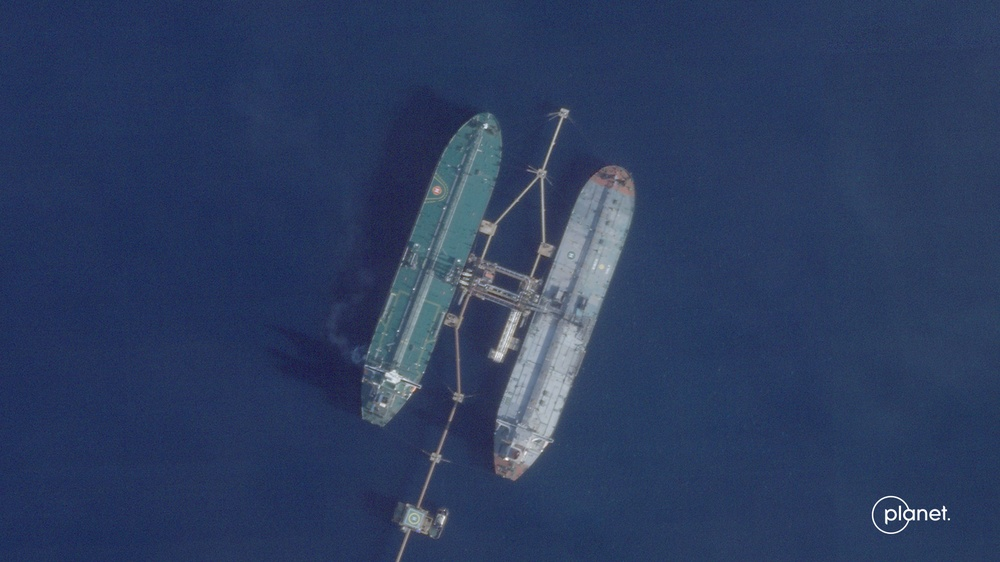
#> input picture src/assets/HAfSz3HbAAA34GM.jpeg, 1000 x 562 px, shrunk from 1920 x 1080 before the run, found by its file name
$ python segment.py
#> lines starting #> are read from the running program, lines starting #| are printed output that depends on the picture; after the words box and inside, x2 and y2 are one past the last pixel; in counts of white or black regions, pixels touching at a corner belong together
import cv2
import numpy as np
import json, os

ASSETS = "/Users/kevinsmith/Desktop/theia-starter-template/src/assets"
OUT = "/Users/kevinsmith/Desktop/theia-starter-template/.sts_mask"

# image file -> (key, expected ship count)
IMAGES = {
    "HAfSz3HbAAA34GM.jpeg": ("count2", 2),
    "sts_raft_3.png": ("count3", 3),
    "sts_raft_4.png": ("count4", 4),
    "sts_raft_5.png": ("count5", 5),
}


def water_distance(img):
    # Estimate water color from a border frame, return per-pixel distance in Lab.
    lab = cv2.cvtColor(img, cv2.COLOR_BGR2LAB).astype(np.float32)
    h, w = img.shape[:2]
    b = max(4, min(h, w) // 40)
    frame = np.concatenate(
        [
            lab[:b, :, :].reshape(-1, 3),
            lab[-b:, :, :].reshape(-1, 3),
            lab[:, :b, :].reshape(-1, 3),
            lab[:, -b:, :].reshape(-1, 3),
        ]
    )
    water = np.median(frame, axis=0)
    dist = np.linalg.norm(lab - water, axis=2)
    return dist


def segment(path, n):
    img = cv2.imread(path)
    h, w = img.shape[:2]
    dist = water_distance(img)
    color = cv2.normalize(dist, None, 0, 255, cv2.NORM_MINMAX)
    # Texture channel: ships carry deck structure (high local variance); open
    # water is smooth. This catches dark hulls that blend into navy water.
    gray = cv2.cvtColor(img, cv2.COLOR_BGR2GRAY).astype(np.float32)
    K = max(3, (w // 80) | 1)
    mean = cv2.blur(gray, (K, K))
    sq = cv2.blur(gray * gray, (K, K))
    std = np.sqrt(np.maximum(sq - mean * mean, 0))
    texture = cv2.normalize(std, None, 0, 255, cv2.NORM_MINMAX)
    # Combine: a pixel is "ship" if it differs in color OR is textured.
    score = cv2.max(color, texture).astype(np.uint8)
    _, mask = cv2.threshold(score, 0, 255, cv2.THRESH_BINARY + cv2.THRESH_OTSU)
    # Clean up ripples/wakes; fill hull interior (decks, shadows).
    k = max(3, min(h, w) // 220) | 1
    mask = cv2.morphologyEx(mask, cv2.MORPH_OPEN, np.ones((k, k), np.uint8), iterations=2)
    mask = cv2.morphologyEx(mask, cv2.MORPH_CLOSE, np.ones((k * 3, k * 3), np.uint8), iterations=2)

    # Flood-fill holes so each hull is a solid blob (dark decks don't punch gaps).
    ff = mask.copy()
    fmask = np.zeros((h + 2, w + 2), np.uint8)
    cv2.floodFill(ff, fmask, (0, 0), 255)
    mask = mask | cv2.bitwise_not(ff)

    debug = img.copy()

    def trace(region):
        cnts, _ = cv2.findContours(region, cv2.RETR_EXTERNAL, cv2.CHAIN_APPROX_SIMPLE)
        if not cnts:
            return None
        c = max(cnts, key=cv2.contourArea)
        if cv2.contourArea(c) < (h * w) * 0.0004:
            return None
        peri = cv2.arcLength(c, True)
        approx = cv2.approxPolyDP(c, 0.005 * peri, True)
        return approx

    polys = []
    if n <= 2:
        # Isolated ships: connected components separate cleanly.
        num, labels, stats, cent = cv2.connectedComponentsWithStats(mask)
        comps = sorted(
            [(stats[i, cv2.CC_STAT_AREA], i, cent[i][0]) for i in range(1, num)],
            reverse=True,
        )[:n]
        comps.sort(key=lambda c: c[2])
        for _, i, _ in comps:
            approx = trace((labels == i).astype(np.uint8) * 255)
            if approx is None:
                continue
            polys.append(approx)
    else:
        # Rafts: hulls touch hull-to-hull along the body (no water between them),
        # so the blob only splays apart at the bows. First drop stray specks
        # (watermarks, wake glints) so the raft's x-extent is clean, then cut n
        # even lanes and trace each — organic bow / stern / outer edges, straight
        # interior seams where hulls abut.
        num, labels, stats, _ = cv2.connectedComponentsWithStats(mask)
        keep = np.zeros_like(mask)
        for i in range(1, num):
            if stats[i, cv2.CC_STAT_AREA] > (h * w) * 0.02:
                keep[labels == i] = 255
        mask = keep if keep.any() else mask
        ys, xs = np.where(mask > 0)
        x_min, x_max = xs.min(), xs.max()
        span = x_max - x_min
        # Evenly space lanes across the raft (guarantees n non-empty lanes since
        # each band contains part of the blob), then nudge each seam to the
        # nearest column-coverage valley (the water gap) within a small window.
        bounds = [x_min]
        for a in range(1, n):
            bounds.append(int(round(x_min + span * a / n)))
        bounds.append(x_max + 1)
        for a in range(n):
            band = np.zeros_like(mask)
            x0, x1 = bounds[a], bounds[a + 1]
            band[:, x0:x1] = mask[:, x0:x1]
            approx = trace(band)
            if approx is None:
                continue
            polys.append(approx)

    out_polys = []
    for approx in polys:
        pts = approx.reshape(-1, 2).astype(float)
        out_polys.append([[round(x / w, 4), round(y / h, 4)] for x, y in pts])
        cv2.drawContours(debug, [approx], -1, (0, 255, 255), 2)

    cv2.imwrite(os.path.join(OUT, f"debug_{os.path.basename(path)}.png"), debug)
    cv2.imwrite(os.path.join(OUT, f"mask_{os.path.basename(path)}.png"), mask)
    return {"w": w, "h": h, "ships": out_polys}


result = {}
for fname, (key, n) in IMAGES.items():
    r = segment(os.path.join(ASSETS, fname), n)
#> in segment, img is the input picture: shape (562, 1000, 3); mean B, G, R 95.2, 61, 45.1
#> in water_distance, `lab = cv2.cvtColor(img, cv2.COLOR_BGR2LAB).astype(np.float32)`:
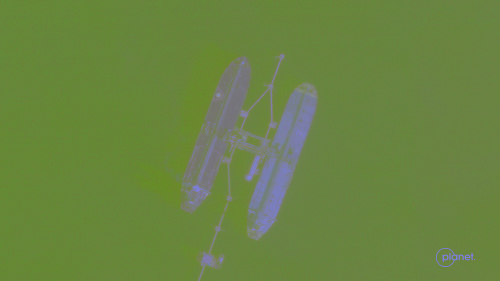
#> lab: shape (562, 1000, 3) float32 (shown at 1/2 size); mean B, G, R 65.9, 132.9, 105.5
#> in water_distance, `water = np.median(frame, axis=0)`: water = [60, 133, 104]
#> in segment, `gray = cv2.cvtColor(img, cv2.COLOR_BGR2GRAY).astype(np.float32)`:
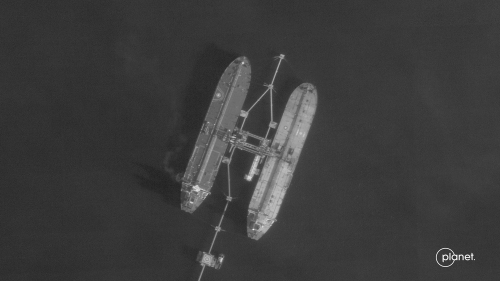
#> gray: shape (562, 1000) float32 (shown at 1/2 size); min 25, max 254, mean 60.1
#> in segment, `score = cv2.max(color, texture).astype(np.uint8)`:
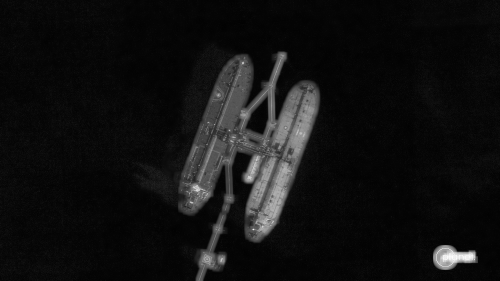
#> score: shape (562, 1000) (shown at 1/2 size); min 1, max 255, mean 17
#> in segment, `_, mask = cv2.threshold(score, 0, 255, cv2.THRESH_BINARY + cv2.THRESH_..`:
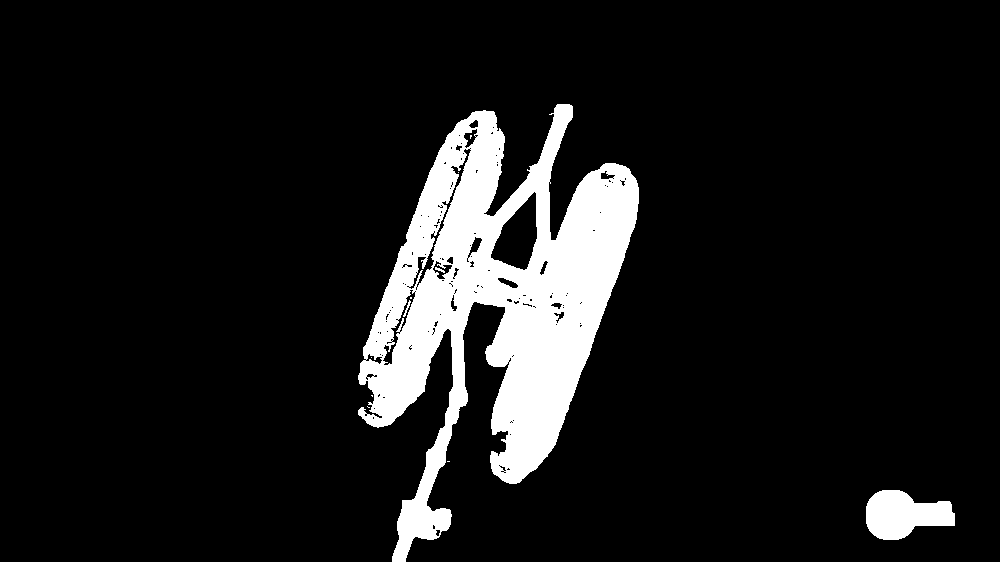
#> mask: shape (562, 1000); 10.1% white; 11 white regions (7 under 20 px), largest, box (x1, y1, x2, y2) and area: (358, 104, 639, 562) 53640, (866, 490, 955, 540) 3024, (403, 300, 411, 317) 36, (435, 267, 445, 273) 26
#> in segment, `cv2.floodFill(ff, fmask, (0, 0), 255)`:
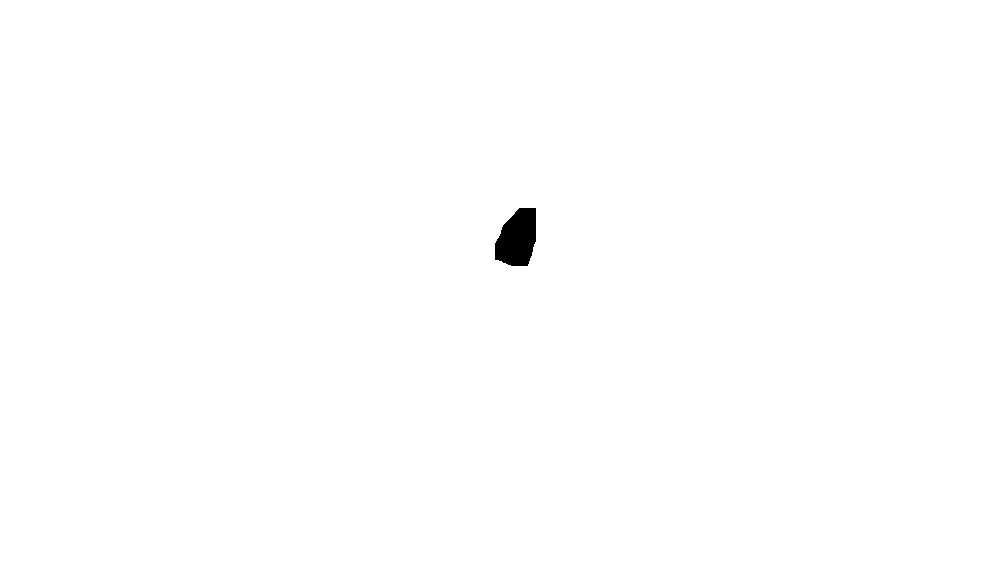
#> ff: shape (562, 1000); 99.7% white; 1 black region, box (x1, y1, x2, y2) and area: (495, 208, 536, 266) 1843
#> in segment, `num, labels, stats, cent = cv2.connectedComponentsWithStats(mask)`:
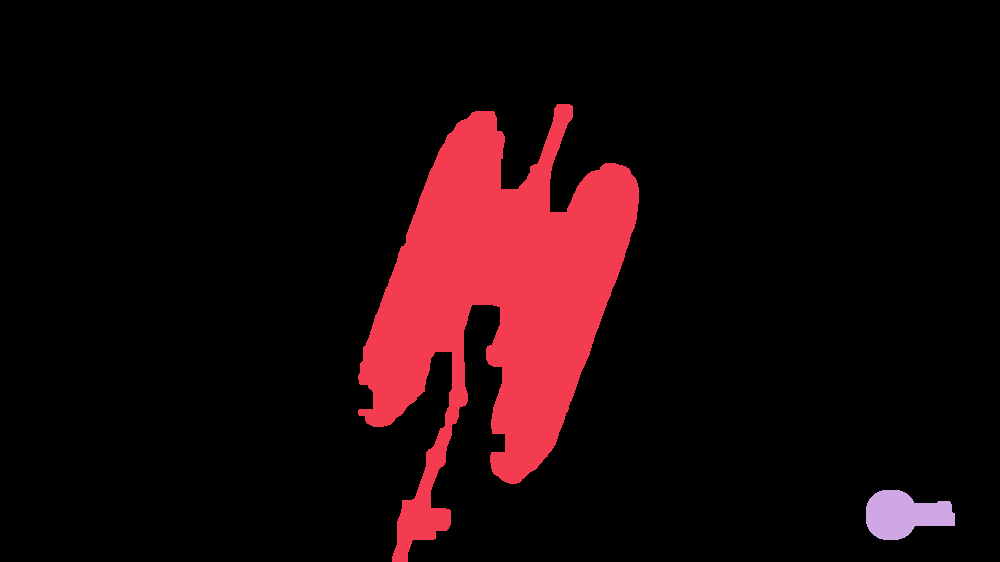
#> labels: shape (562, 1000) int32; 3 distinct labels, from 0 to 2; one colour per label, 0 black
#> in segment, `num, labels, stats, cent = cv2.connectedComponentsWithStats(mask)`: num = 3; stats = [[0, 0, 1000, 562, 499795], [358, 104, 281, 458, 59181], [866, 490, 89, 50, 3024]]; cent = [[497.4, 277], [496.6, 298.3], [903.6, 514.3]]
#> in segment, `comps = sorted( [(stats[i, cv2.CC_STAT_AREA], i, cent[i][0]) for i in ..`: comps = [(59181, 1, 496.6), (3024, 2, 903.6)]
#> the loop in segment, `for _, i, _ in comps:` made 2 passes
#> (i, peri in trace) on passes 1 to 2: (1, 2245.8), (2, 247)
#> after the loop in segment, `for _, i, _ in comps:`: polys = 2 contours; box (x1, y1, x2, y2) and area: (358, 104, 639, 562) 57464, (866, 490, 955, 540) 2890
#> the loop in segment, `for approx in polys:` made 2 passes
#> after the loop in segment, `for approx in polys:`:
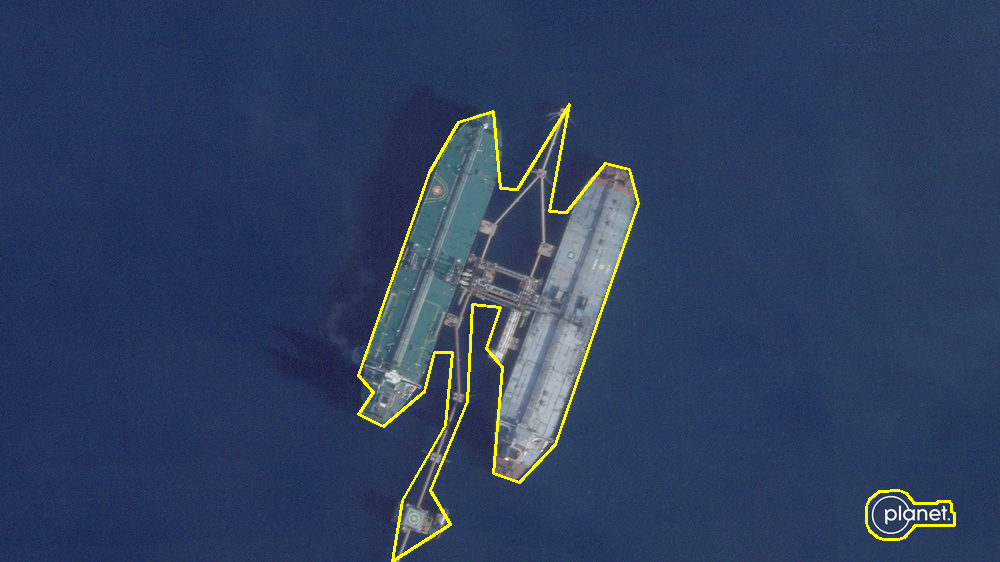
#> debug: shape (562, 1000, 3); 1.17% of pixels changed, all inside (x1, y1, x2, y2) = (357, 103, 956, 562)
#> after the loop in segment, `for approx in polys:`: out_polys = 2 items
    result[key] = r
    print(key, "ships found:", len(r["ships"]), "pts:", [len(p) for p in r["ships"]])
#| count2 ships found: 2 pts: [31, 20]
#> pass 2 of the loop `for fname, (key, n) in IMAGES.items():`:
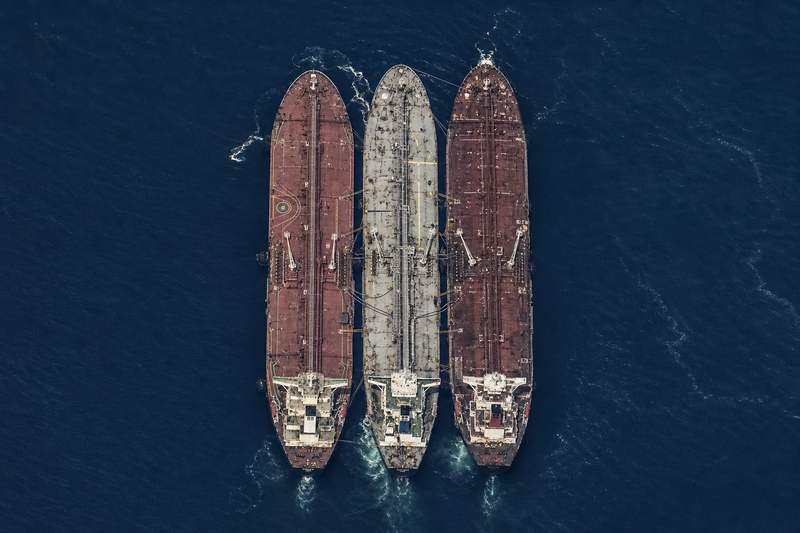
#> input picture src/assets/sts_raft_3.png, 800 x 533 px, shrunk from 1536 x 1024 before the run, found by its file name
#> in segment, img is the input picture: shape (533, 800, 3); mean B, G, R 71.4, 52.2, 38
#> lab: shape (533, 800, 3) float32
#> dist: shape (533, 800) float32
#> color: shape (533, 800) float32
#> gray: shape (533, 800) float32
#> mean: shape (533, 800) float32
#> sq: shape (533, 800) float32
#> std: shape (533, 800) float32
#> texture: shape (533, 800) float32
#> score: shape (533, 800)
#> in segment (call 2), `num, labels, stats, _ = cv2.connectedComponentsWithStats(mask)`: num = 2; stats = [[0, 0, 800, 533, 318684], [226, 28, 312, 480, 107716]]
#> x_min = 226; x_max = 537
#> span = 311
#> in segment (call 2), `bounds = [x_min]`: bounds = [226]
#> after the loop in segment (call 2), `for a in range(1, n):`: bounds = [226, 330, 433]
#> the loop in segment (call 2), `for a in range(n):` made 3 passes
#> (x0, x1, peri in trace) on passes 1 to 3: (226, 330, 1089.1), (330, 433, 1091), (433, 538, 1141.5)
#> after the loop in segment (call 2), `for a in range(n):`:
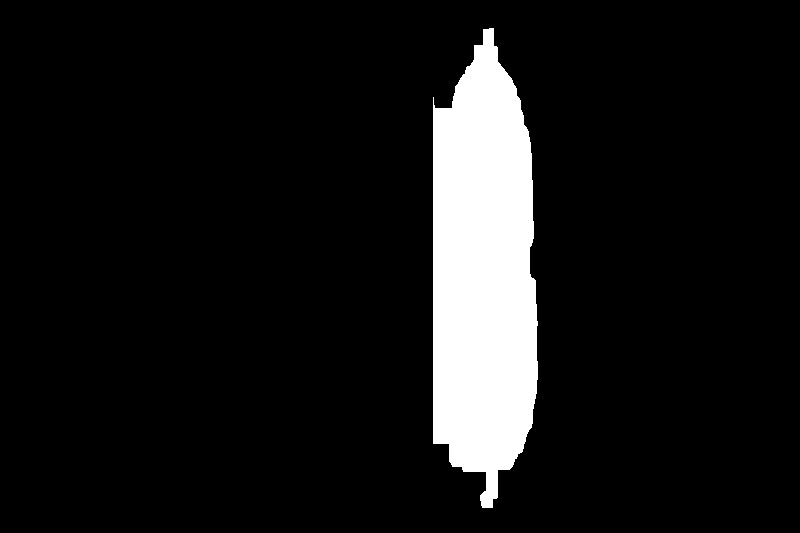
#> band: shape (533, 800); 9.1% white; 1 white region
#> after the loop in segment (call 2), `for a in range(n):`: polys = 3 contours; box (x1, y1, x2, y2) and area: (330, 62, 433, 499) 41362, (433, 28, 538, 508) 38401, (226, 53, 330, 506) 25963
#> the loop in segment (call 2), `for approx in polys:` made 3 passes
#> after the loop in segment (call 2), `for approx in polys:`:
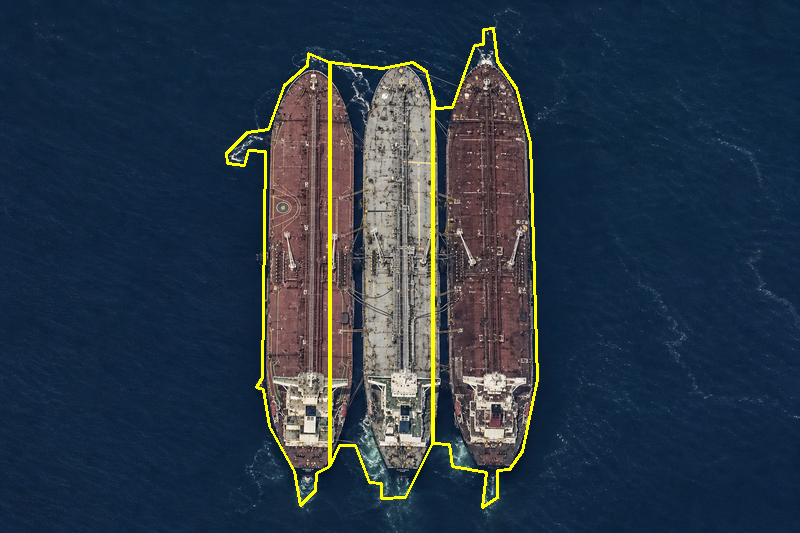
#> debug: shape (533, 800, 3); 1.86% of pixels changed, all inside (x1, y1, x2, y2) = (225, 27, 539, 509)
#> after the loop in segment (call 2), `for approx in polys:`: out_polys = 3 items
#| count3 ships found: 3 pts: [20, 13, 20]
#> pass 3 of the loop `for fname, (key, n) in IMAGES.items():`:
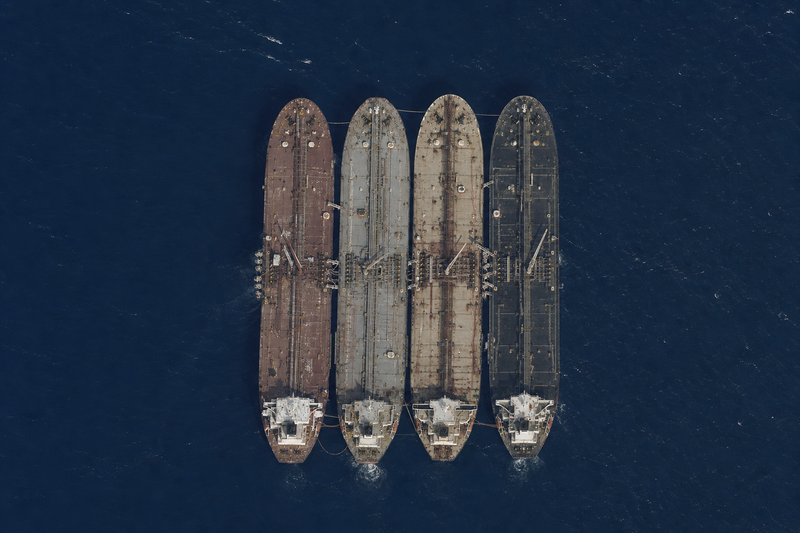
#> input picture src/assets/sts_raft_4.png, 800 x 533 px, shrunk from 1536 x 1024 before the run, found by its file name
#> in segment, img is the input picture: shape (533, 800, 3); mean B, G, R 68.2, 50.1, 37
#> in water_distance (call 3), `lab = cv2.cvtColor(img, cv2.COLOR_BGR2LAB).astype(np.float32)`:
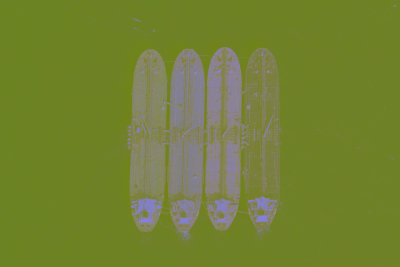
#> lab: shape (533, 800, 3) float32 (shown at 1/2 size); mean B, G, R 51.7, 129.4, 115
#> water = [36, 129, 110]
#> in segment (call 3), `mask = cv2.morphologyEx(mask, cv2.MORPH_CLOSE, np.ones((k * 3, k * 3),..`:
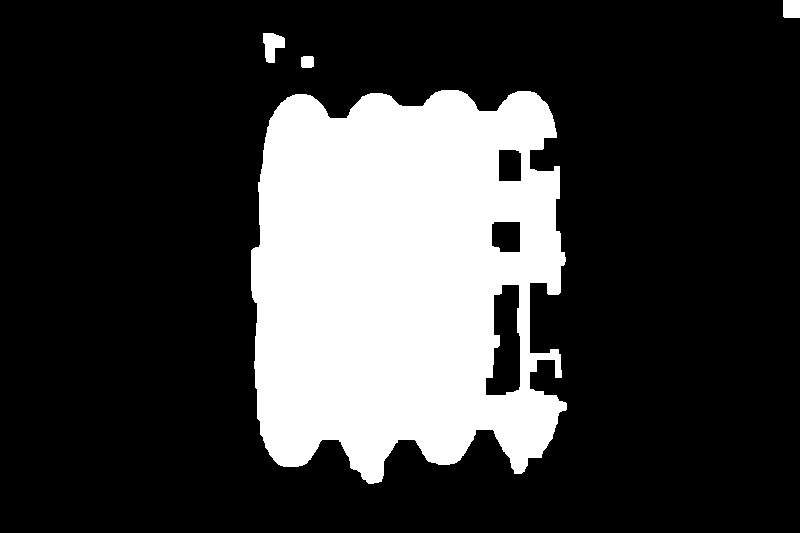
#> mask: shape (533, 800); 23.4% white; 4 white regions
#> in segment (call 3), `num, labels, stats, _ = cv2.connectedComponentsWithStats(mask)`: num = 5; stats = [[0, 0, 800, 533, 322285], [783, 0, 17, 18, 305], [263, 33, 22, 30, 434], [301, 56, 13, 12, 150], [251, 90, 316, 394, 103226]]
#> x_min = 251; x_max = 566
#> span = 315
#> in segment (call 3), `bounds = [x_min]`: bounds = [251]
#> after the loop in segment (call 3), `for a in range(1, n):`: bounds = [251, 330, 408, 487]
#> the loop in segment (call 3), `for a in range(n):` made 4 passes
#> (x0, x1, peri in trace) on passes 1 to 4: (251, 330, 847.9), (330, 408, 892.4), (408, 487, 865.3), (487, 567, 1128.3)
#> after the loop in segment (call 3), `for a in range(n):`: polys = 4 contours; box (x1, y1, x2, y2) and area: (330, 93, 408, 484) 27422, (408, 90, 487, 465) 27402, (251, 94, 330, 467) 25000, (487, 91, 567, 474) 21784
#> the loop in segment (call 3), `for approx in polys:` made 4 passes
#> after the loop in segment (call 3), `for approx in polys:`: out_polys = 4 items
#| count4 ships found: 4 pts: [13, 13, 10, 27]
#> the loop made 4 passes; the first 3 are shown

with open(os.path.join(OUT, "masks.json"), "w") as f:
    json.dump(result, f)
print("wrote masks.json")
